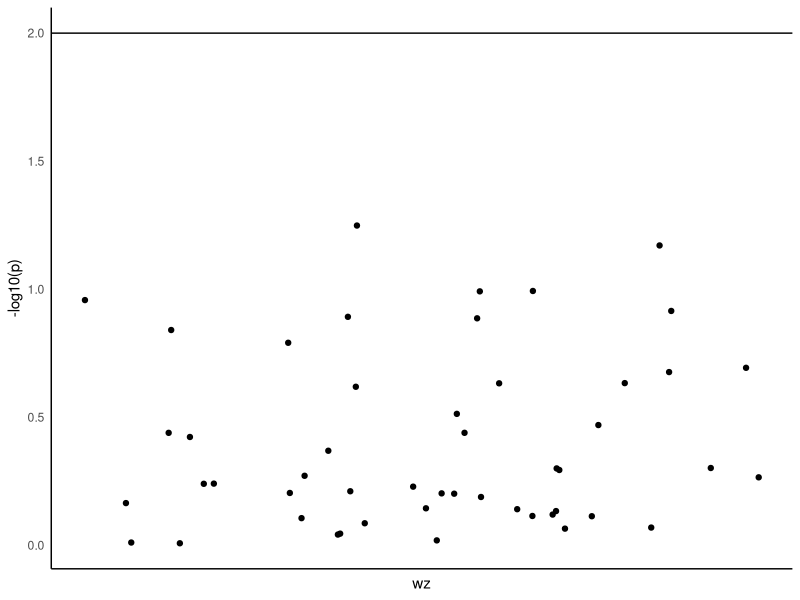

This chart was generated by the following R code:
## ---- chunk 1
knitr::opts_chunk$set(echo = TRUE)
## ---- chunk 2

library(ggplot2)
library(dplyr)
library(ggrepel)
uu <- data.frame(wz=rnorm(50,2),p=runif(50))


gg <- ggplot(uu,aes(wz,p))+
  geom_point()+
  geom_point(data=uu %>% filter(wz >2),color="red")+
  geom_hline(yintercept=(-log10(0.01)))+
  theme_classic()+
  geom_text_repel(data=uu %>% filter(wz >2),aes(label=sprintf("%0.2f", round(wz, digits = 2))))
## ---- chunk 3
i = ggplot(uu, aes(wz, -log10(p))) + 
  geom_point() + 
  geom_hline(yintercept =(-log10(0.01))) + theme_classic()

i = i + theme(axis.text.x = element_blank()) + theme(axis.ticks = element_blank())
ui = subset(uu, p < 0.01)
i + geom_text_repel(data = ui, aes(
  x = wz,
  y = -log10(p),
  label = wz
)) 
